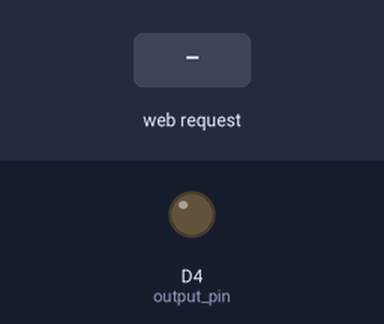
Bench run of a sketch on a simulated ESP8266 (NodeMCU). On the bench: output pins drawn as LEDs (lit = HIGH). The test bench sets the inputs (shaded band). WiFi joins after 1.5 s; servers stay silent unless stated; what the sketch prints to the serial monitor is not drawn.

Above: at 2.7 s.
2.8 s: HTTP request GET /off received
At 4.0 s:
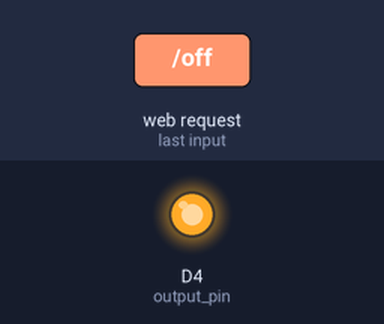
4.3 s: HTTP request GET /on received
At 5.1 s:
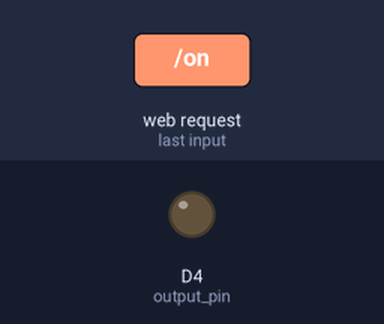
Timing chart, 0 to 7.3 s (numbered marks = the images above; inputs shaded):
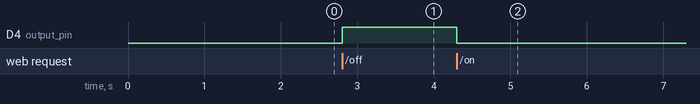

The sketch:

Sever_LED.ino
```cpp
#include <ESP8266WiFi.h>

// Thong so WiFi
const char* ssid = "TranYen";
const char* password = "46512345";

// Tao server
WiFiServer server(80);

// Pin
int output_pin = D4;

void setup() {

  // Khoi dong Serial
  Serial.begin(9600);
  delay(10);

  // Khai bao GPIO5
  pinMode(output_pin, OUTPUT);
  digitalWrite(output_pin, 0);

  // Ket noi toi mang WiFi
  Serial.println();
  Serial.println();
  Serial.print("Dang ket noi toi mang ");
  Serial.println(ssid);

  WiFi.begin(ssid, password);

  while (WiFi.status() != WL_CONNECTED) {
    delay(500);
    Serial.print(".");
  }
  Serial.println("");
  Serial.println("Da ket noi WiFi");

  // Khoi dong server
  server.begin();
  Serial.println("Khoi dong Server");

  // In dia chi IP
  Serial.println(WiFi.localIP());

}

void loop() {

  // Kiem tra neu co client ket noi
  WiFiClient client = server.available();
  if (!client) {
    return;
  }

  // Doi client gui data
  Serial.println("Co client moi");
  while(!client.available()){
    delay(1);
  }

  // Doc yeu cau tu client
  String req = client.readStringUntil('\r');
  Serial.println(req);
  client.flush();

  // Kiem tra yeu cau la gi
  if (req.indexOf("/on") != -1){
    digitalWrite(output_pin, 0);
  }
  else if (req.indexOf("/off") != -1) {
    digitalWrite(output_pin, 1);
  }


  // Chuan bi thong tin phan hoi
  String s = "HTTP/1.1 200 OK\r\nContent-Type: text/html\r\n\r\n";
  s += "<head>";
  s += "<meta name=\"viewport\" content=\"width=device-width, initial-scale=1\">";
  s += "<script src=\"https://code.jquery.com/jquery-2.1.3.min.js\"></script>";
  s += "<link rel=\"stylesheet\" href=\"https://maxcdn.bootstrapcdn.com/bootstrap/3.3.4/css/bootstrap.min.css\">";
  s += "</head>";
  s += "<div class=\"container\">";
  s += "<h1>Dieu khien den</h1>";
  s += "<div class=\"row\">";
  s += "<div class=\"col-md-2\"><input class=\"btn btn-block btn-lg btn-primary\" type=\"button\" value=\"On\" onclick=\"on()\"></div>";
  s += "<div class=\"col-md-2\"><input class=\"btn btn-block btn-lg btn-danger\" type=\"button\" value=\"life\" onclick=\"life()\"></div>";
  s += "<div class=\"col-md-2\"><input class=\"btn btn-block btn-lg btn-danger\" type=\"button\" value=\"Off\" onclick=\"off()\"></div>";
  s += "<div class=\"col-md-2\"><input class=\"btn btn-block btn-lg btn-danger\" type=\"button\" value=\"Blink\" onclick=\"blink()\"></div>";
  s += "</div></div>";
  s += "<script>function on() {$.get(\"/on\");}</script>";
  s += "<script>function off() {$.get(\"/off\");}</script>";
  s += "<script>function life() {$.get(\"/life\");}</script>";
  s += "<script>function blink() {$.get(\"/blink\");}</script>";

  // Gui thong tin cho client
  client.print(s);
  delay(1);
  Serial.println("Ngat ket noi Client");

}
```

Measured:
- after the input at 2.8 s, D4 (output_pin): LOW → HIGH at once
- after the input at 4.3 s, D4 (output_pin): HIGH → LOW at once
